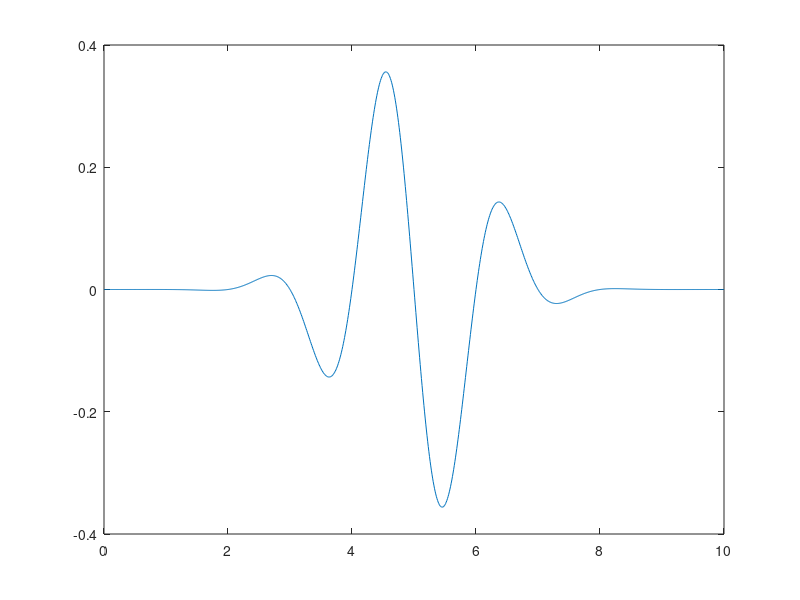

Here is the MATLAB script that generated this plot:
% disturbance testing


t = 0:0.01:10;
t0 = 5;
sig = 1
A = 1
gauss = @(t,sig,t0)  1/(sig*sqrt(2*pi)) *exp(-(t-t0).^2/sig^2/2) .* sin(pi/sig*t);


% sum(gaussian*0.01)
figure();
plot(t,gauss(t,sig,t0))
